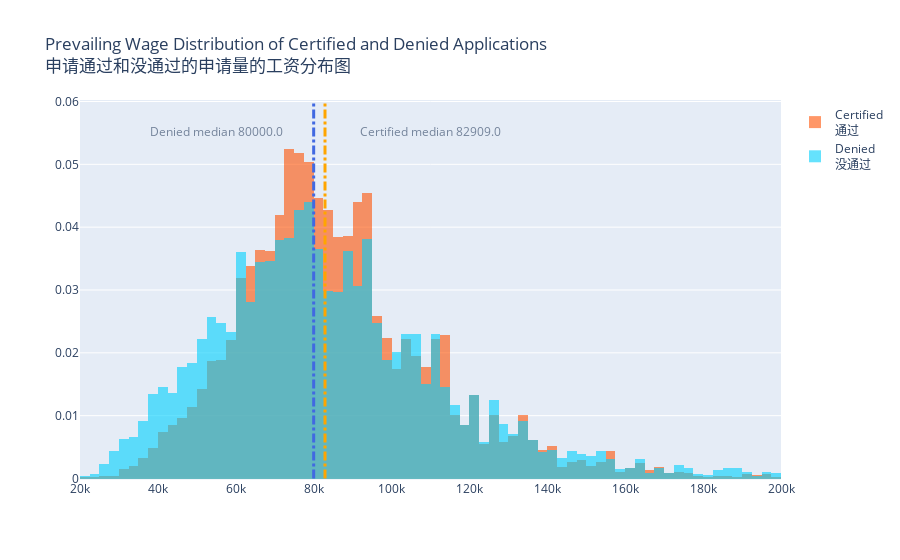

Here is the notebook cell this chart was saved with:
### Code cell
fig3 = go.Figure()
fig3.add_trace(go.Histogram(x=w11,histnorm='probability',xbins=dict(size=2500),name='Certified'+ '<br>' + '通过',marker_color='#FF5304'))
fig3.add_trace(go.Histogram(x=w2,histnorm='probability',xbins=dict(size=2500),name='Denied'+ '<br>' + '没通过',marker_color='#00D0FD'))
fig3.add_trace(go.Scatter(x=[55000, 110000],y=[0.055, 0.055],
    text=["Denied median\n"+str(w2.median()), "Certified median\n"+str(w1.median())],
    mode="text", showlegend=False
))
#fig3.add_trace(go.Histogram(x=w3, histnorm='probability',xbins=dict(size=2500))) 
#fig3.add_trace(go.Histogram(x=w4, histnorm='probability',xbins=dict(size=2500)))
fig3.update_layout(
    shapes=[go.layout.Shape(type='line',x0=w1.median(),y0=0,x1=w1.median(),y1=.06,
                            line=dict(color='Orange',width=3,dash='dashdot',),
                            ),
    go.layout.Shape(type='line',x0=w2.median(),y0=0,x1=w2.median(),y1=.06,
                            line=dict(color='RoyalBlue',width=3,dash='dashdot',),),
    ]
)
fig3.update_layout(barmode='overlay',title_text='Prevailing Wage Distribution of Certified and Denied Applications'+ '<br>' + '申请通过和没通过的申请量的工资分布图')
fig3.update_traces(opacity=0.6)
fig3.show()
#py.iplot(fig3, filename='total_wage_distribution')

### Figure 1 — Plotly figure (JSON) as saved in the notebook; plotly's stock layout.template omitted (floating-point values rounded to 4 significant figures; data arrays with more than 128 entries replaced by an {"elided": "..."} marker saying what was removed)
{"data": [{"histnorm": "probability", "marker": {"color": "#FF5304"}, "name": "Certified<br>通过", "opacity": 0.6, "type": "histogram", "x": {"elided": "30000 int values"}, "xbins": {"size": 2500}}, {"histnorm": "probability", "marker": {"color": "#00D0FD"}, "name": "Denied<br>没通过", "opacity": 0.6, "type": "histogram", "x": {"elided": "6890 int values"}, "xbins": {"size": 2500}}, {"mode": "text", "opacity": 0.6, "showlegend": false, "text": ["Denied median\n80000.0", "Certified median\n82909.0"], "type": "scatter", "x": [55000, 110000], "y": [0.055, 0.055]}], "layout": {"barmode": "overlay", "shapes": [{"line": {"color": "Orange", "dash": "dashdot", "width": 3}, "type": "line", "x0": 82909, "x1": 82909, "y0": 0, "y1": 0.06}, {"line": {"color": "RoyalBlue", "dash": "dashdot", "width": 3}, "type": "line", "x0": 80000, "x1": 80000, "y0": 0, "y1": 0.06}], "title": {"text": "Prevailing Wage Distribution of Certified and Denied Applications<br>申请通过和没通过的申请量的工资分布图"}}}
